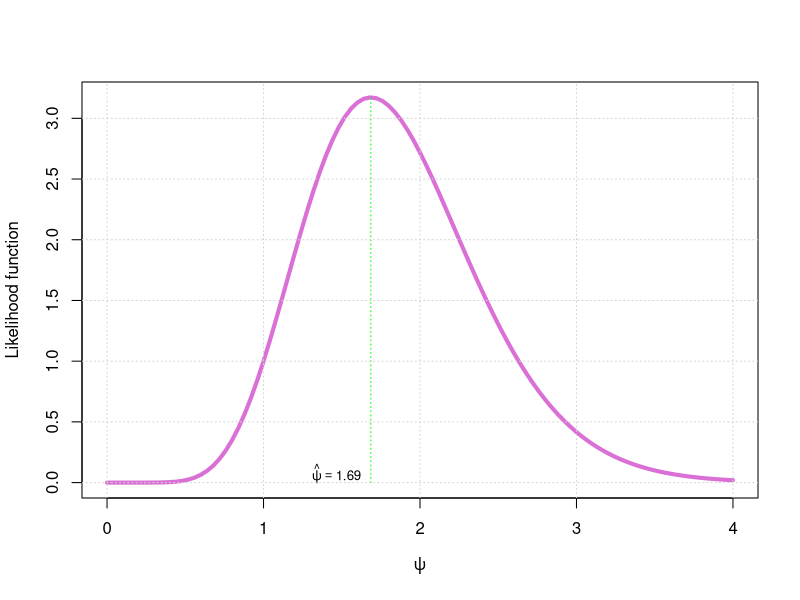
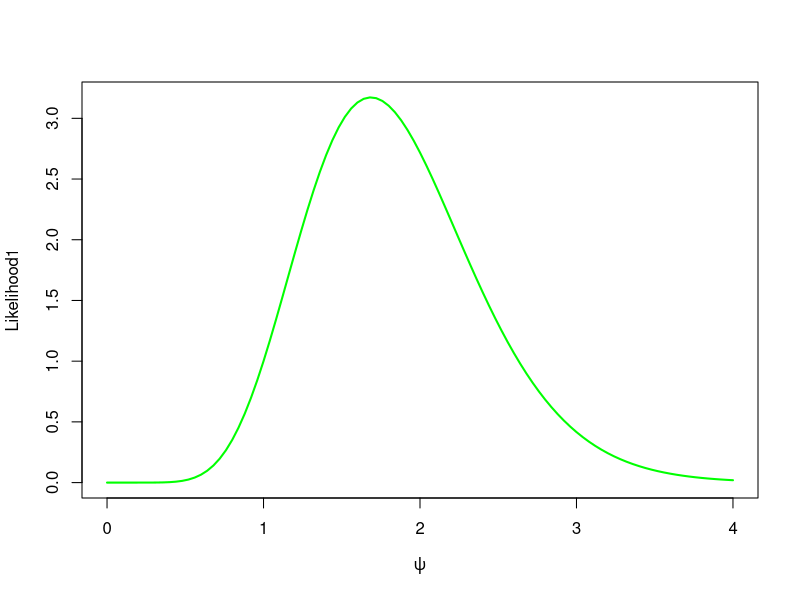

Recreate these plots in R, in order. (Note: this script raises an error after producing the figures.)
###########

# Data

xx <- c(0.55, 0.45, 0.10, 0.15, 0.80, 0.65, 0.38, 0.63, 0.10, 0.03)

### CHECK MLE for TAU !!!! 

psi_ml <- function(x) - length(x)/sum(log(1- x))
round(psi_ml(xx),2)


tau_ml <- function(x) 1/(1+psi_ml(x))
round(tau_ml(xx),2)

#### check c.i. for tau with wald test ::: with tau0 = 10 , and  aplha = 0.05 ::

tau0 = 10
se_tau <- function(x) (1/(1+psi_ml(x))^2)*(abs(psi_ml(x)))/(sqrt(length(x)))
abs(se_tau(xx)-tau0)/se_tau(xx)
qnorm(1-0.05/2)

### cause 134 > 1.95 (Za/2) we reject the null at aplha = 0.05


################################################################

## 1. Plot the likelihood function L(ψ | x10) highlithing the mle.

# Likelihood function
L <- function(psi, x){
  n <- length(x)
  s <- prod((1 - x))
  out <- (psi^n)*(s^(psi - 1))
  return(out)
}

# ---- simplest /shortest way ::
L1 <- function(psi, x) (psi^length(x)) * (prod(1 - x)^(psi - 1))

# MLE
mle = psi_ml(xx)

# Plot
curve(L(x, xx), from = 0, to = 4, lwd = 4, col = "orchid",
      xlab = expression(psi), ylab = "Likelihood function")
segments(mle, 0, mle, L(mle, xx), lty = 3, col = "green")
text(mle, 0.05, bquote(hat(psi) == .(round(mle,2))),
     pos = 2, cex = .8)
grid()


# Plot the likelihood function for L1 
curve(L1(x, xx), from = 0, to = 4, lwd = 2, col = "green",
      xlab = expression(psi), ylab = "Likelihood1")

################################################################



# Notice that the model we are dealing with is just a Beta(1, ψ) so use the function rbeta() to
# implement a parametric bootstrap to evaluate the bias and standard error of the mle for τ . Then
# build a 99% confidence interval again for the population mean τ .

### for the bootstrap we need a 10000 B sample as follow ::

## PARAMETRIC BOOTSTRAP ::

n <- length(xx)
B <- 1000
tau.boot <- rep(NA, B)
set.seed(123)
for (b in 1:B) {
  x.boot <- rbeta(n, 1, mle)
  tau.boot[b] <- 1/(1+ psi_ml(x.boot))
}
round(mean(tau.boot)- tau_ml(xx),3)
round(sd(tau.boot),3)

round(
  c(lower = tau_ml(xx) - qnorm(1-0.01/2)*sd(tau.boot),
    upper = tau_ml(xx) + qnorm(1-0.01/2)*sd(tau.boot)),3)



##### non parametric::


n <- length(xx)
B <- 1000
tau.boot <- rep(NA, B)
set.seed(123)
for (b in 1:B) {
  idx <- sample(1:n , replace = T)
  x.boot <- xx[idx]
  tau.nboot[b] <- 1/(1 + psi_ml(x.boot))
}
round(mean(tau.nboot) - tau_ml(xx),3)
round(sd(tau.nboot),3)

